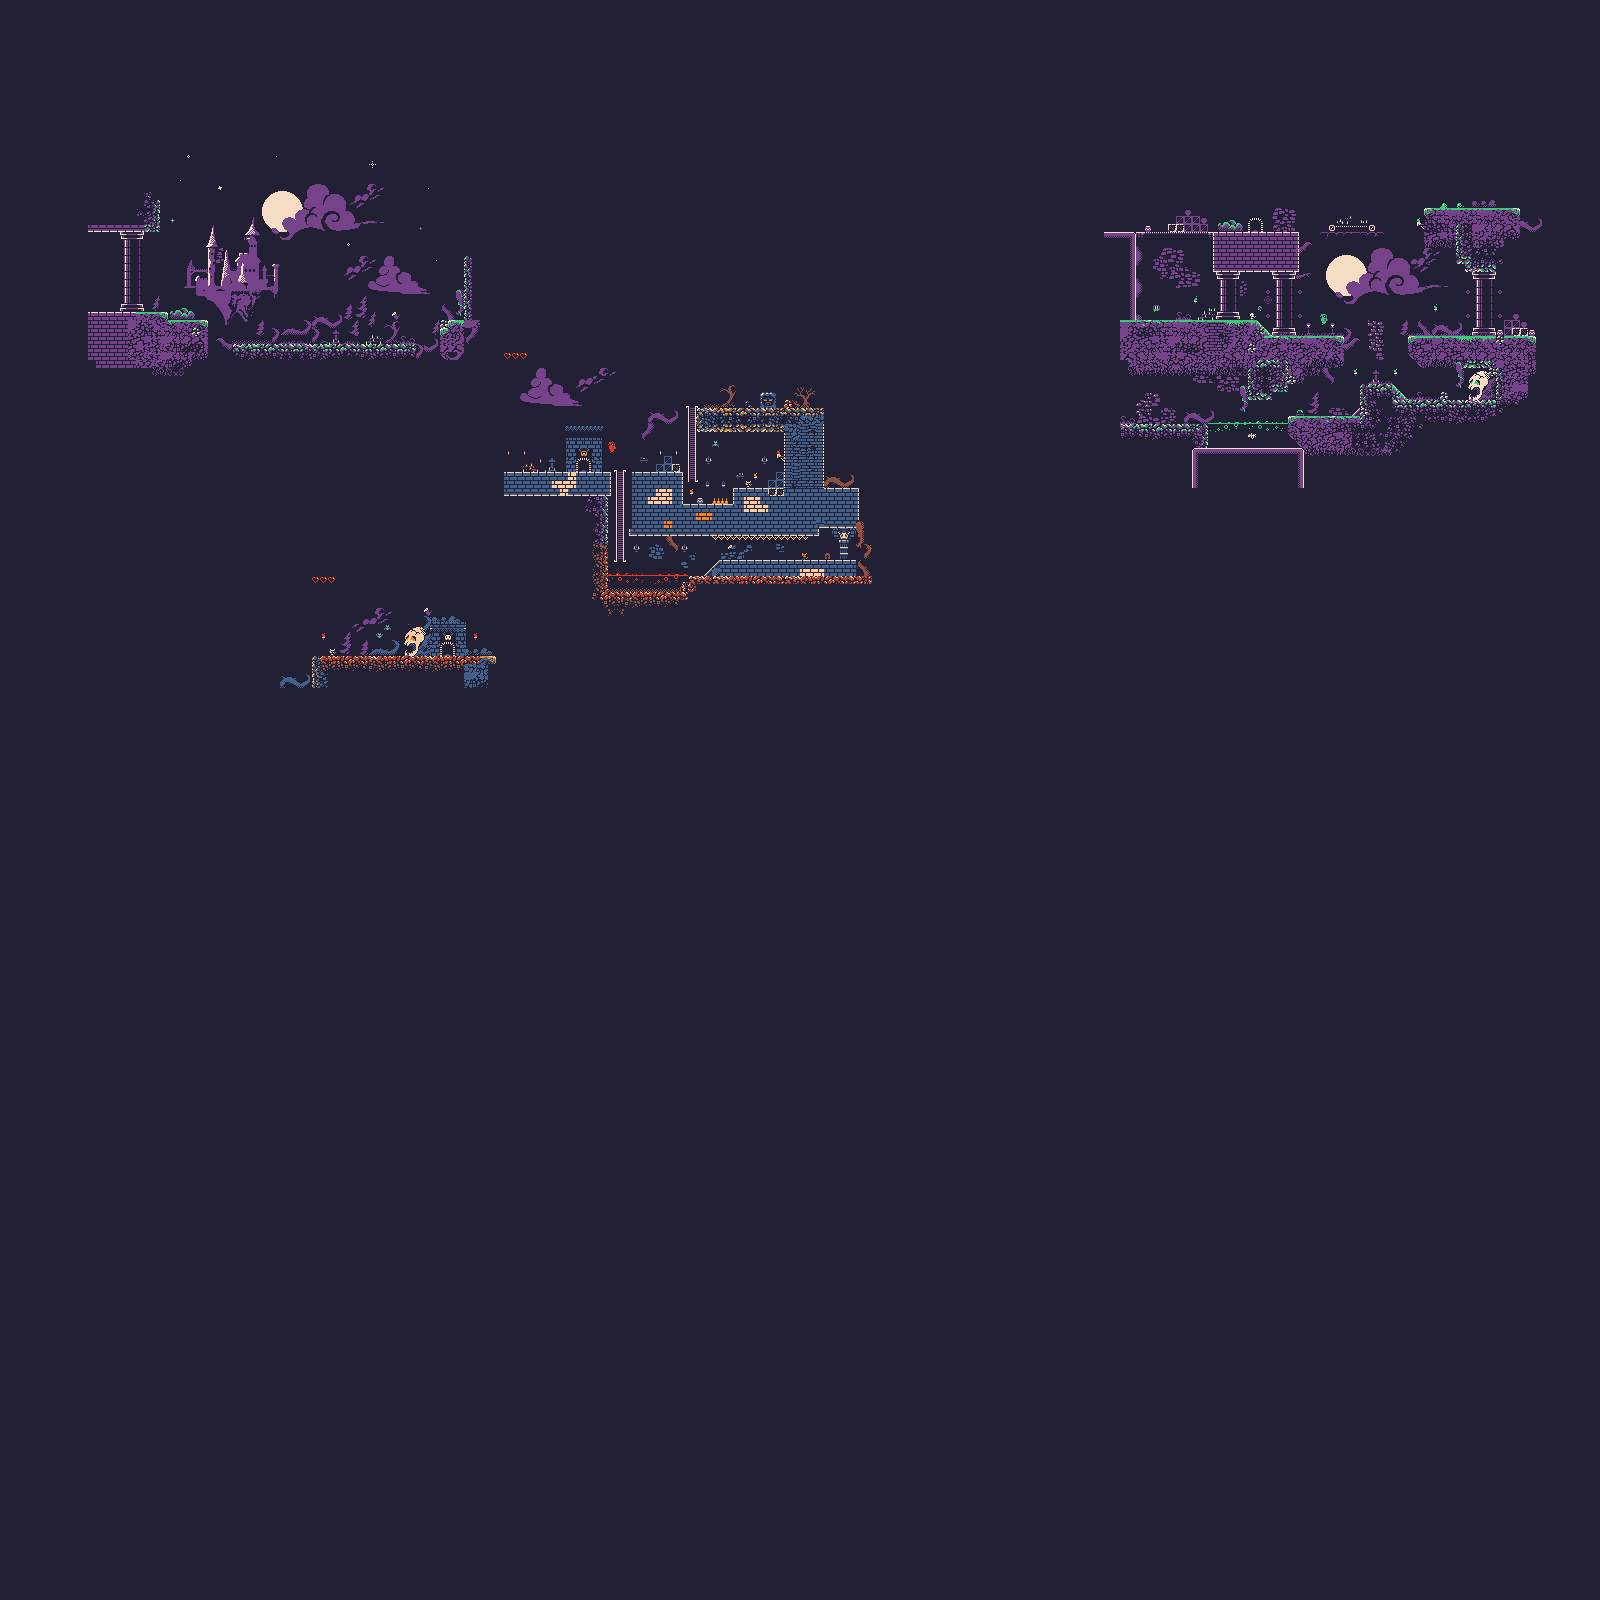

This game map was drawn from its Tiled (.tmx) file and the tilesets committed beside it. A one-line description and the trimmed map source follow:
An orthogonal 200x200 tile map with 8x8 px tiles, 3 tile layers (bg_bg, bg, base), 3 tilesets.

<map version="1.4" tiledversion="1.4.2" orientation="orthogonal" renderorder="right-down" width="200" height="200" tilewidth="8" tileheight="8" infinite="0" backgroundcolor="#222034" nextlayerid="4" nextobjectid="1">
 <tileset firstgid="1" source="s4m_ur4i_minivania_tilemap.tsx" />
 <tileset firstgid="1025" source="s4m_ur4i_minivania_tilemap_aqua.tsx" />
 <tileset firstgid="2049" source="s4m_ur4i_minivania_tilemap_lava.tsx" />
 <layer id="3" name="bg_bg" width="200" height="200">
  <data>[40000 cells, 240 non-empty, 159 distinct tile ids]</data>
 </layer>
 <layer id="2" name="bg" width="200" height="200">
  <data>[40000 cells, 1882 non-empty, 806 distinct tile ids]</data>
 </layer>
 <layer id="1" name="base" width="200" height="200">
  <data>[40000 cells, 270 non-empty, 122 distinct tile ids]</data>
 </layer>
</map>
